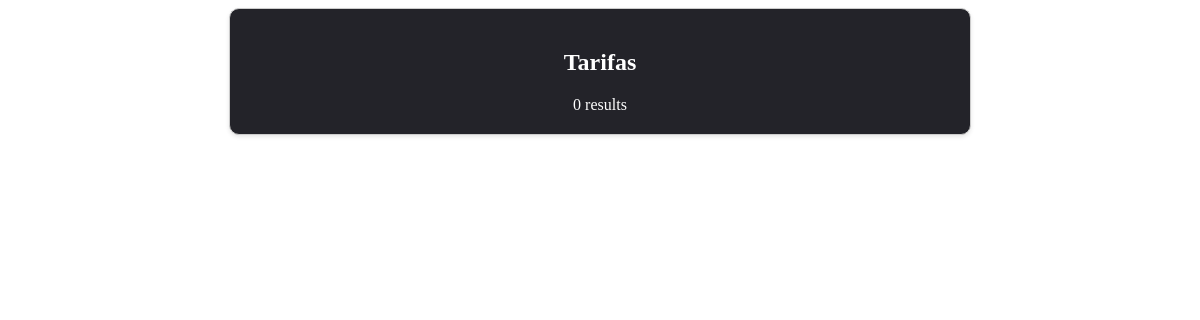
/tarifas.php, run on an earlier commit of the app's database.
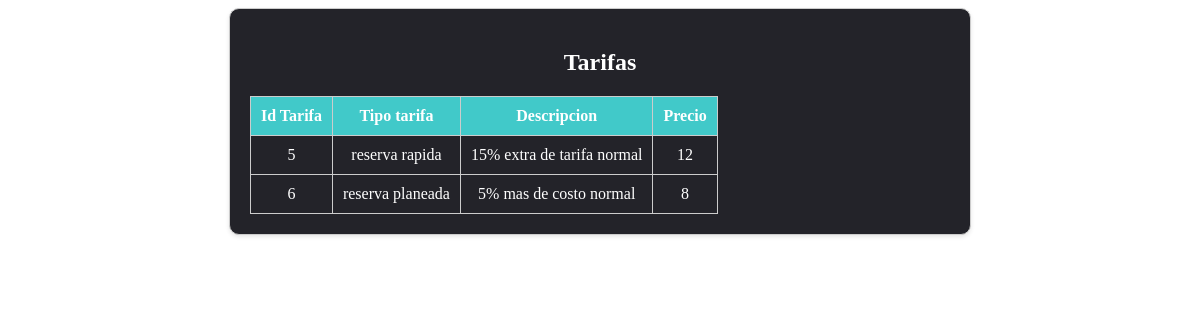
And on a later commit of the database.
### tables this page shows
CREATE TABLE `tarifa` (
  `idtarifa` int(11) NOT NULL,
  `tipotarifa` varchar(30) NOT NULL,
  `descripciontarifa` varchar(80) NOT NULL,
  `valor` float NOT NULL
);

### tarifas.php (the view, shortened to what this page needs)
<!DOCTYPE html>
<html lang="en">
<head>
</head>
<body>
    <div class="card">
        <h2>Tarifas</h2>
        <?php
                include("conexion.php");
                $consulta1 = "SELECT * FROM TARIFA";
                $con->query($consulta1);
                $resultado = $con->query($consulta1);
                if ($resultado->num_rows > 0) {
                    ?>
                    <table>
                    <tr>
                        <th>Id Tarifa</th>
                        <th>Tipo tarifa</th>
                        <th>Descripcion</thtd>
                        <th>Precio</th>
                    </tr>
                    <?php
                    while ($fila = $resultado->fetch_assoc()) {
                    ?>
                    <tr>
                        <td><?php echo $fila["idtarifa"]; ?></td>
                        <td><?php echo $fila["tipotarifa"]; ?></td>
                        <td><?php echo $fila["descripciontarifa"]; ?></td>
                        <td><?php echo $fila["valor"]; ?></td>
                    <?php
                    }
                    ?>
                    </table>
                    <?php
                } else {
                    echo "0 results";
                }
                    ?>
    </div>
</body>
</html>

### tarifas.php (style rules this page uses)
.card { width: auto; max-width: 700px; height: auto; margin: 0 auto; padding: 20px; border: 1px solid #ccc; border-radius: 10px; box-shadow: 0 2px 4px rgba(0, 0, 0, 0.1); text-align: center; background-color: #232329; color: white; }
table { width: auto; border-collapse: collapse; background-color: #232329; color: white; }
table, th, td { border: 1px solid #ccc; padding: 10px; }
th { background-color: #41c9c9; color: white; }

What changed in the data, as far as the page shows it:
added tarifa: idtarifa "5", tipotarifa "reserva rapida", descripciontarifa "15% extra de tarifa normal", valor "12"
added tarifa: idtarifa "6", tipotarifa "reserva planeada", descripciontarifa "5% mas de costo normal", valor "8"
Also different on the page:
text no longer shown: "0 results"
text now shown: "Id Tarifa Tipo tarifa Descripcion Precio"
